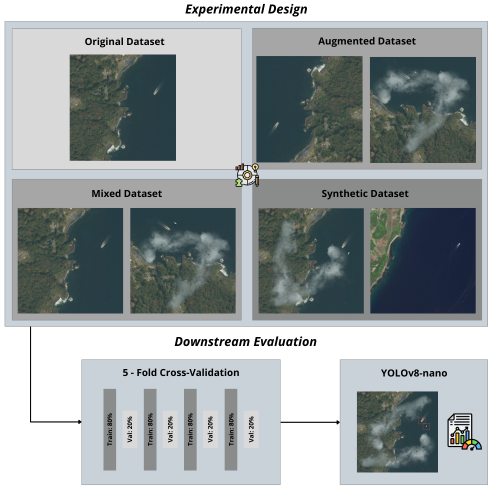
#> input picture images/Dataset Experiment.png, 987 x 973 px, found by its file name (shown at 1/2 size); its folder holds 4 pictures in this run
$ jupyter execute --allow-errors pipeline_overview.ipynb
#> lines starting #> are read from the running program, lines starting #| are printed output that depends on the picture
### src/object_insertion.py
import os
import json
import random
import shutil
import xml.etree.ElementTree as ET
import cv2
import numpy as np
import matplotlib.pyplot as plt
from skimage import metrics
from tqdm import tqdm

class ObjectInsertion:
    def __init__(self,
                 img_dir,
                 obj_dir,
                 xml_dir,
                 out_dir,
                 input_size,
                 target_size=(512, 512),
                 margin=20,
                 max_iter=100,
                 max_insert=3,
                 sample_method="selective",
                 replacement=False,
                 seed=1583891):


        # Initialize input variables
        self.img_dir = img_dir
        self.obj_dir = obj_dir
        self.xml_dir = xml_dir
        self.out_dir = out_dir
        self.input_size = input_size
        self.target_size = target_size
        self.margin = margin
        self.max_iter = max_iter
        self.max_insert = max_insert
        self.sample_method = sample_method
        self.replacement = replacement

        # Initialize variables to store data
        self.obj_size = tuple()
        self.objects = dict()
        self.images = dict()
        self.annotations = dict()
        self.masks = dict()
        self.dataset = {
            "images": {},
            "annotations": {}
        }

        # Create a random generator with a fixed seed
        self.rng = np.random.default_rng(seed=seed)


    def preprocess(self, img_path):
        """
            Load and preprocess an image.

            Args:
                img_path (str): Path to the image file

            Returns:
                PIL.Image: Preprocessed image
            """
        # Load image using OpenCV
        img = cv2.imread(img_path, cv2.IMREAD_COLOR)
#> img is the input picture: shape (973, 987, 3); mean B, G, R 162.1, 160.7, 154

        # Convert BGR to RGB
        img = cv2.cvtColor(img, cv2.COLOR_BGR2RGB)

        # Resize image
        resized = cv2.resize(img, self.target_size, interpolation=cv2.INTER_LANCZOS4)
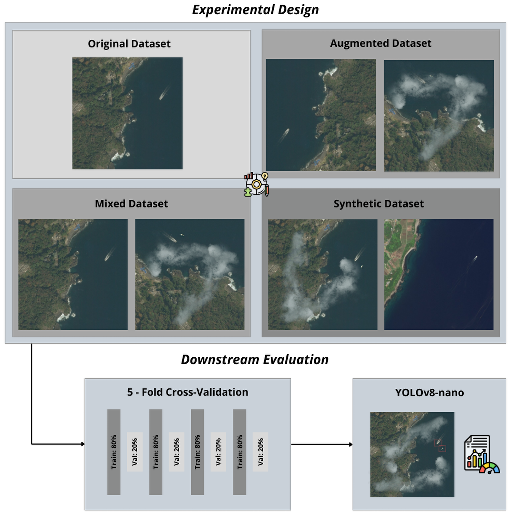
#> resized: shape (512, 512, 3); mean R, G, B 154.1, 160.7, 162.1

        return resized

    def parse_voc_xml(self, xml_path):
        """
        Parse PASCAL VOC annotation XML file and adjust bounding boxes.

        Args:
            xml_path (str): Path to XML annotation file

        Returns:
            tuple: (list of scaled bounding boxes, list of class labels)
        """
        tree = ET.parse(xml_path)
        root = tree.getroot()

        boxes = []
        class_labels = []
        height, width = self.target_size

        for obj in root.findall('object'):
            name = obj.find('name').text
            bbox = obj.find('bndbox')
            xmin = float(bbox.find('xmin').text)
            ymin = float(bbox.find('ymin').text)
            xmax = float(bbox.find('xmax').text)
            ymax = float(bbox.find('ymax').text)

            # Scale bounding boxes
            xmin = (xmin / self.input_size[0]) * width
            ymin = (ymin / self.input_size[1]) * height
            xmax = (xmax / self.input_size[0]) * width
            ymax = (ymax / self.input_size[1]) * height

            boxes.append([xmin, ymin, xmax, ymax])
            class_labels.append(name)

        return boxes, class_labels

    def load_images(self):
        """
        Load all images from a directory and preprocess them.

        Args:
            self: Class information

        Returns:
            images: List of image preprocessed images
            annotations: Dictionary of annotations
        """

        # Define acceptable file formats
        valid_extensions = {'.jpg', '.jpeg', '.png', '.bmp'}

        # Iterate over the image folder to load and process the images
        print(f"Loading images and annotations from {self.img_dir}...")
        for file in tqdm(os.listdir(self.img_dir)):
            if os.path.splitext(file)[1].lower() in valid_extensions:
                image_path = os.path.join(self.img_dir, file)
                img = self.preprocess(image_path)
                self.images[file] = img
                self.dataset["images"][file] = img

                xml_file = os.path.splitext(file)[0] + ".xml"
                xml_path = os.path.join(self.xml_dir, xml_file)

                # Save the annotations for images with objects
                if os.path.exists(xml_path):
                    boxes, class_labels = self.parse_voc_xml(xml_path)
                    self.annotations[file] = [boxes, class_labels]
                    self.dataset["annotations"][file] = [boxes, class_labels]
                else:
                    self.annotations[file] = [[], []]
                    self.dataset["annotations"][file] = [[], []]
#> pass 2 of the loop in load_images, `for file in tqdm(os.listdir(self.img_dir)):`:
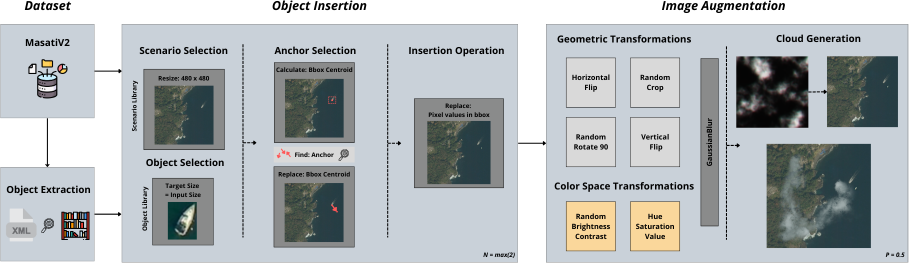
#> input picture images/Pipeline Base.png, 1817 x 527 px, found by its file name (shown at 1/2 size)
#> in preprocess, img is the input picture: shape (527, 1817, 3); mean B, G, R 185.9, 183.3, 178
#> in preprocess (call 2), `resized = cv2.resize(img, self.target_size, interpolation=cv2.INTER_LA..`:
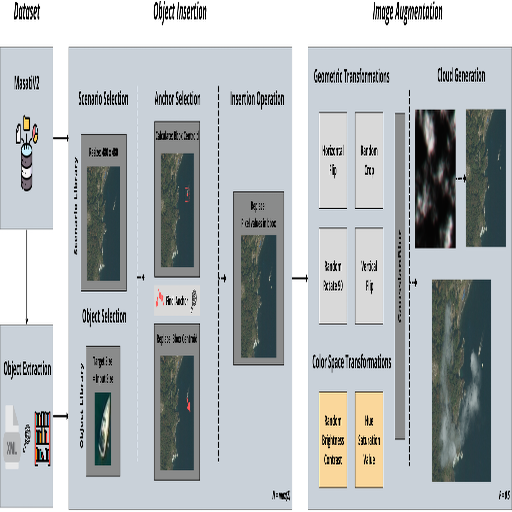
#> resized: shape (512, 512, 3); mean R, G, B 178.1, 183.5, 186
#> pass 3 of the loop in load_images, `for file in tqdm(os.listdir(self.img_dir)):`:
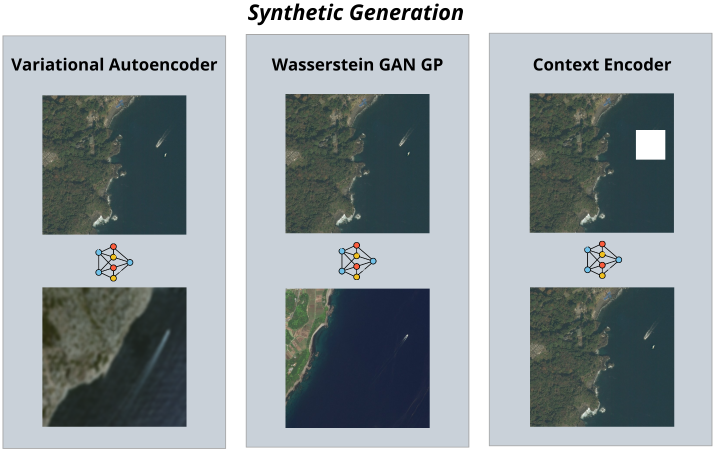
#> input picture images/Synthetic Generation.png, 1428 x 900 px, found by its file name (shown at 1/2 size)
#> in preprocess, img is the input picture: shape (900, 1428, 3); mean B, G, R 163.2, 159.6, 151
#> in preprocess (call 3), `resized = cv2.resize(img, self.target_size, interpolation=cv2.INTER_LA..`:
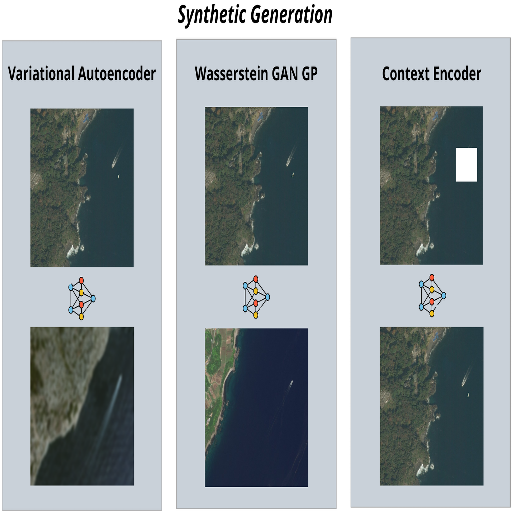
#> resized: shape (512, 512, 3); mean R, G, B 151, 159.6, 163.2
#> the loop made 4 passes; the first 3 are shown

        return self

    # [49 lines left out: function save_data, not called in this run]

    def load_objects(self):
        """
        Load all objects from a directory and preprocess them.

        Returns:
            self.objects: A dictionary of objects
        """

        # Iterate over the image folder to load and process the images
        print(f"Loading images and annotations from {self.obj_dir}...")
        for file in tqdm(os.listdir(self.obj_dir)):
            # Load image using OpenCV
            img = cv2.imread(os.path.join(self.obj_dir, file), cv2.IMREAD_COLOR)

            # Convert BGR to RGB
            obj = cv2.cvtColor(img, cv2.COLOR_BGR2RGB)

            # Filter the objects based on quality
            #resized = cv2.resize(obj, (int(obj.shape[0]), int(obj.shape[1])) , interpolation=cv2.INTER_LANCZOS4)
            self.objects[file] = obj

        return self

    # [490 lines left out: functions locate_anchor, find_bbox, select_candidate_object, create_masks, plot_elements, check_overlap and 5 more, not called in this run]

# [26 lines that do not run on import are left out]

### src/basic_augmentation.py
import os
import json
import albumentations as A
import cv2
from tqdm import tqdm


class BasicAugmentation:
    def __init__(self, img_dir, json_dir, output_dir, input_size, target_size, huesatval = None, std_range=(0.05, 0.15), p=0.5, n_augmentations=1):
        """
        Initialize the basic augmentation pipeline.
        This pipeline utilizes albumentations to perform geometric and
        color space transformations.

        Args:
            p (float): Probability of applying each augmentation
        """

        # Define the input variable to use
        self.img_dir = img_dir
        self.json_dir = json_dir
        self.output_dir = output_dir
        self.input_size = input_size
        self.target_size = target_size
        self.huesatval = huesatval
        self.std_range = std_range
        self.p = p
        self.n_augmentations = n_augmentations

        # Define information to store
        self.images = dict()
        self.annotations = dict()
        self.dataset = {
            "images": {},
            "annotations": {},
        }

        # Use the albumentations library for basic transformations
        self.transform = A.Compose(transforms=[
            A.HorizontalFlip(p=p),
            A.RandomRotate90(p=p),
            A.VerticalFlip(p=p),
            A.RandomCrop(height=self.target_size[0], width=self.target_size[1], p=p),
            A.RandomBrightnessContrast(p=p),
            A.HueSaturationValue(**self.huesatval, p=p),
            A.GaussNoise(std_range=self.std_range, mean_range=(0,0), p=p)
        ],
            bbox_params=A.BboxParams(format='pascal_voc', label_fields=["class_labels"]))

    # [208 lines left out: functions calculate_size, preprocess, load_data, parse_annotation_json, save_data, augment, not called in this run]

# [21 lines that do not run on import are left out]

### notebooks/pipeline_overview.ipynb
# Pipeline Overview

### Imports

[cell 1]
import sys
import os
import random
import cv2
import matplotlib.pyplot as plt
plt.rcParams["figure.figsize"] = (6,6)

# Add the src folder to the Python path
sys.path.append(os.path.abspath(os.path.join(os.getcwd(), "..", "src")))

# Import Python Classes and Functions
from basic_augmentation import BasicAugmentation
from object_insertion import ObjectInsertion
from cloud_generator import CloudGenerator

# Declare the directories
image_dir = "E:/Datasets/masati-thesis/images"
annot_dir = "E:/Datasets/masati-thesis/annotations"
obj_dir = "E:/Datasets/MasatiV2/MasatiV2Boats"
json_dir = "E:/Datasets/masati-thesis/agg-annotations"

[cell 2]
# Initialize class instances
inserter = ObjectInsertion(
    img_dir=image_dir,
    obj_dir=obj_dir,
    xml_dir=annot_dir,
    out_dir="",
    input_size=(512, 512),
    max_iter=1000,
)

#> (the rest of this cell did not finish here and is left out)

[cell 3]
# Perform necessary loads
inserter.load_images()
#> (the rest of this cell did not finish here and is left out)

## Background Selection

[cell 4]
# Sample a random image with vessel from the image directory
valid_images = [img for img in os.listdir(image_dir) if not img.lower().startswith(('c', 'w'))]
img_file = random.choice(valid_images)
print(f"The randomly selected image is {img_file}")

## Pre-processing

[cell 5]
processed_img = inserter.preprocess(image_dir + "/" + img_file)
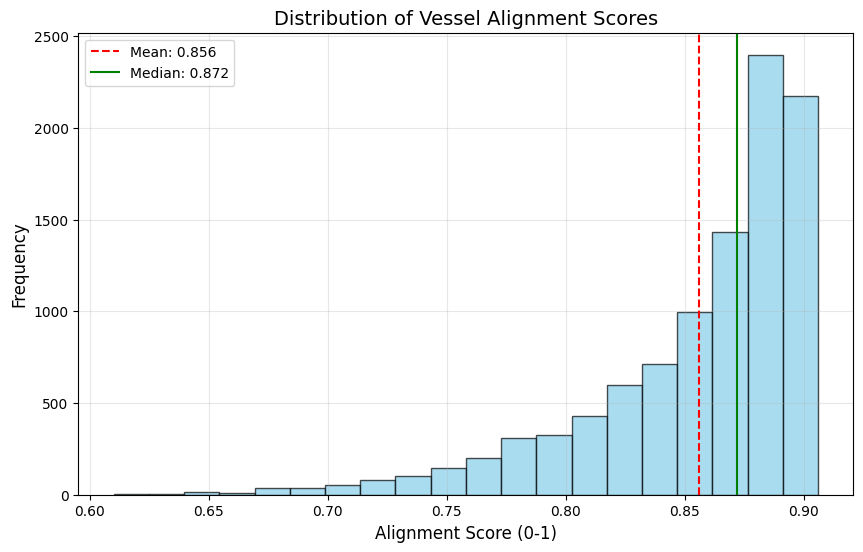
#> input picture images/align-dist.png, 863 x 552 px, found by its file name
#> in preprocess, img is the input picture: shape (552, 863, 3); mean B, G, R 246.1, 243.9, 237.6
#> in preprocess (call 5), `resized = cv2.resize(img, self.target_size, interpolation=cv2.INTER_LA..`:
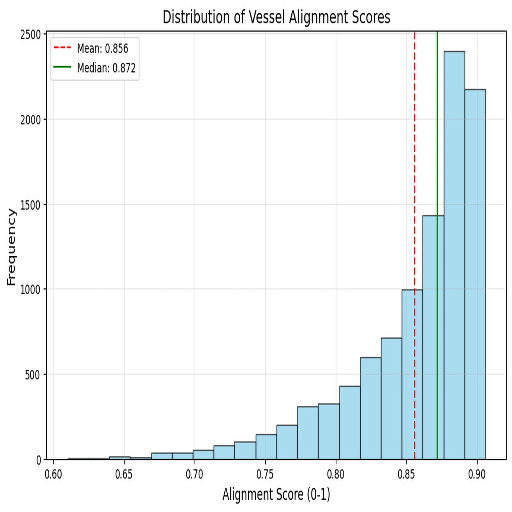
#> resized: shape (512, 512, 3); mean R, G, B 237.1, 243.4, 245.7
plt.imshow(processed_img)
plt.gca().invert_yaxis()
plt.title("Original Image")
plt.show()
